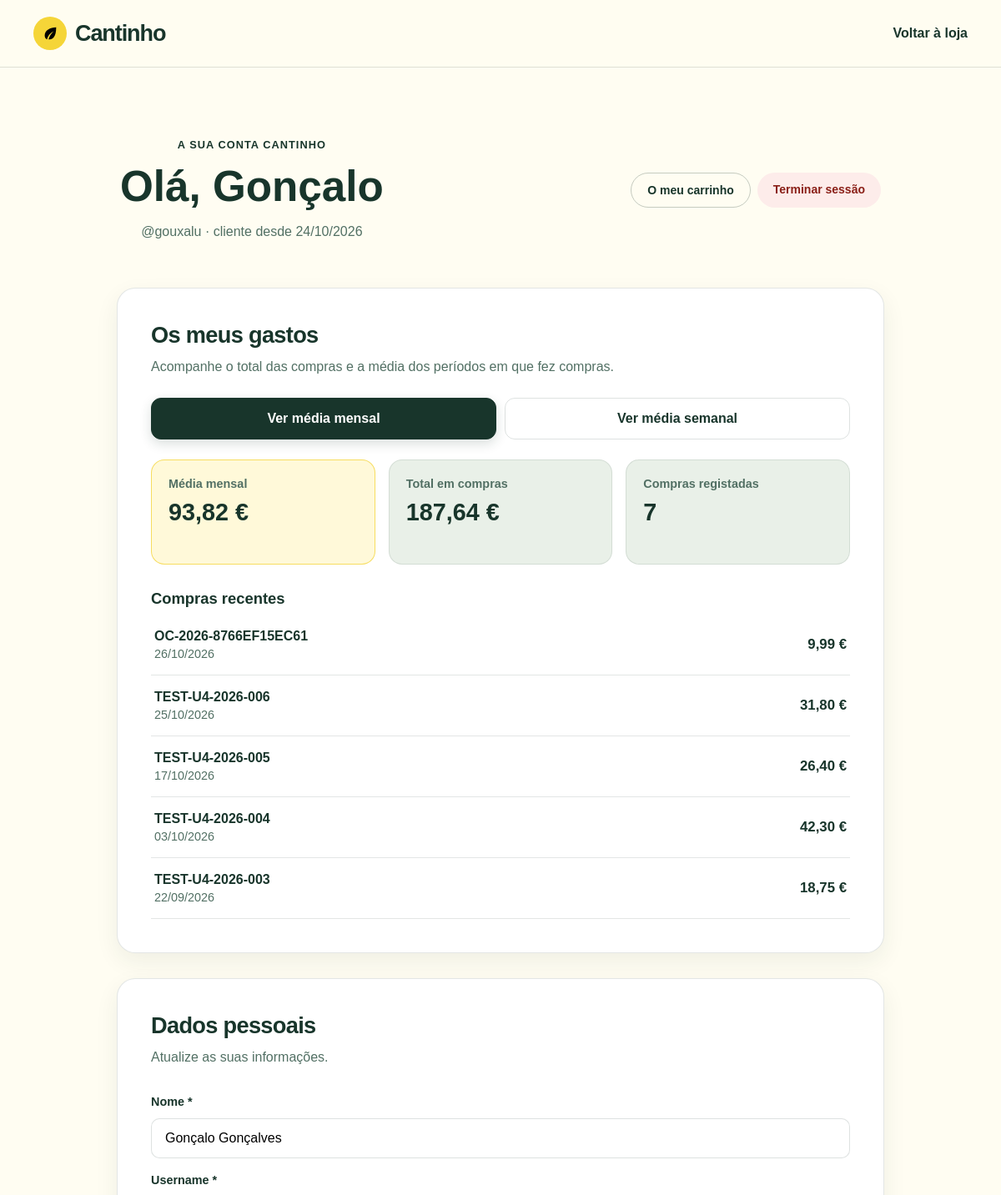
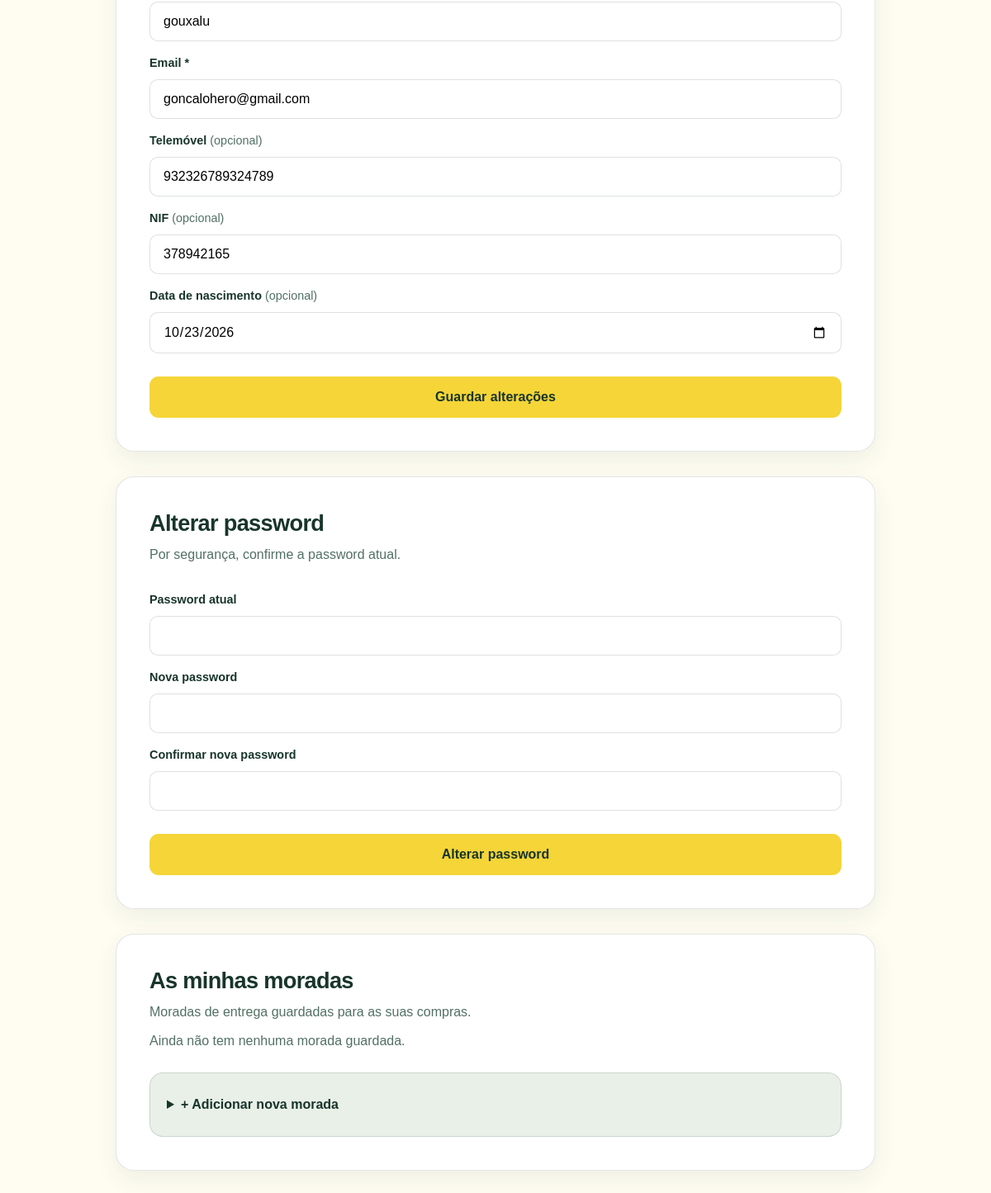
Page /conta/perfil.php (signed in) on the committed database (2 pictures, top to bottom).
### tables this page shows
CREATE TABLE `utilizador` (
  `IDUtilizador` int(10) UNSIGNED NOT NULL,
  `Nome` varchar(100) NOT NULL,
  `Username` varchar(50) NOT NULL,
  `Email` varchar(255) NOT NULL,
  `PasswordHash` varchar(255) NOT NULL,
  `Tipo` enum('cliente','admin') NOT NULL DEFAULT 'cliente',
  `Telemovel` varchar(20) DEFAULT NULL,
  `NIF` char(9) DEFAULT NULL,
  `DataNascimento` date DEFAULT NULL,
  `EmailVerificado` tinyint(1) NOT NULL DEFAULT 0,
  `Ativo` tinyint(1) NOT NULL DEFAULT 1,
  `UltimoLogin` datetime DEFAULT NULL,
  `DataCriacao` datetime NOT NULL DEFAULT current_timestamp(),
  `DataAlterado` datetime NOT NULL DEFAULT current_timestamp() ON UPDATE current_timestamp()
);

CREATE TABLE `gastocompra` (
  `IDGastoCompra` int(11) NOT NULL,
  `IDUtilizador` int(11) NOT NULL,
  `ReferenciaCompra` varchar(100) DEFAULT NULL,
  `ValorTotal` decimal(10,2) UNSIGNED NOT NULL,
  `DataCompra` datetime NOT NULL DEFAULT current_timestamp()
);

### conta/ligacao.php (called while the page is built, shortened)
<?php
function e(?string $texto): string {
    return htmlspecialchars($texto ?? '', ENT_QUOTES, 'UTF-8');
}

### conta/gastos.php (called while the page is built, shortened)
<?php
function gastos_compras_resumo(PDO $pdo, int $idUtilizador, string $periodo): array {
    $agrupamento = $periodo === 'semanal'
        ? 'YEARWEEK(DataCompra, 3)'
        : 'YEAR(DataCompra), MONTH(DataCompra)';
    $stmt = $pdo->prepare(
        'SELECT COALESCE(AVG(periodos.Total), 0)
         FROM (
             SELECT SUM(ValorTotal) AS Total
             FROM GastoCompra
             WHERE IDUtilizador = ?
             GROUP BY ' . $agrupamento . '
         ) AS periodos'
    );
    $stmt->execute([$idUtilizador]);
    $media = (float) $stmt->fetchColumn();
    $stmt = $pdo->prepare(
        'SELECT COALESCE(SUM(ValorTotal), 0) AS TotalGasto, COUNT(*) AS TotalCompras
         FROM GastoCompra
         WHERE IDUtilizador = ?'
    );
    $stmt->execute([$idUtilizador]);
    $totais = $stmt->fetch();
    $stmt = $pdo->prepare(
        'SELECT ReferenciaCompra, ValorTotal, DataCompra
         FROM GastoCompra
         WHERE IDUtilizador = ?
         ORDER BY DataCompra DESC, IDGastoCompra DESC
         LIMIT 5'
    );
    $stmt->execute([$idUtilizador]);
    return [
        'media' => $media,
        'total' => (float) $totais['TotalGasto'],
        'compras' => (int) $totais['TotalCompras'],
        'recentes' => $stmt->fetchAll(),
    ];
}

### conta/perfil.php (the view, shortened to what this page needs)
<?php
require __DIR__ . '/ligacao.php';
require __DIR__ . '/gastos.php';
$id = (int) $_SESSION['utilizador_id'];
$stmt = $pdo->prepare('SELECT * FROM Utilizador WHERE IDUtilizador = ? AND Ativo = 1');
$stmt->execute([$id]);
$u = $stmt->fetch();
$periodoGastos = isset($_GET['periodo']) && $_GET['periodo'] === 'semanal' ? 'semanal' : 'mensal';
$resumoGastos = gastos_compras_resumo($pdo, $id, $periodoGastos);
$erros = ['dados' => [], 'password' => [], 'morada' => []];
$v = [
    'nome'           => $u['Nome'],
    'username'       => $u['Username'],
    'email'          => $u['Email'],
    'telemovel'      => $u['Telemovel'] ?? '',
    'nif'            => $u['NIF'] ?? '',
    'dataNascimento' => $u['DataNascimento'] ?? '',
];
$stmt = $pdo->prepare('SELECT * FROM Morada WHERE IDUtilizador = ? ORDER BY Predefinida DESC, IDMorada DESC');
$stmt->execute([$id]);
$moradas = $stmt->fetchAll();
$desde = $u['DataCriacao'] ? date('d/m/Y', strtotime($u['DataCriacao'])) : '';
?>
<!DOCTYPE html>
<html lang="pt-PT">
<head>
  <link rel="stylesheet" href="css/conta.css?v=20261026225230">
</head>
<body>
  <header class="account-header">
    <a class="brand" href="../index.php" aria-label="Cantinho - página inicial">
      <span class="brand-mark" aria-hidden="true">
        <svg class="svg" viewBox="0 0 24 24"><path d="M20 4C12 4 5 8 5 15c0 2 1 4 3 5 1-5 4-8 9-11-4 4-6 7-7 11 6 0 10-4 10-16Z"/></svg>
      </span>
      <span>Cantinho</span>
    </a>
    <a class="back-link" href="../index.php">Voltar à loja</a>
  </header>
  <main class="account-main perfil-main">
    <div class="intro perfil-top">
      <div>
        <p class="eyebrow">A sua conta Cantinho</p>
        <h1>Olá, <?= e(explode(' ', trim($u['Nome']))[0]) ?></h1>
        <p>@<?= e($u['Username']) ?><?= $desde ? ' · cliente desde ' . e($desde) : '' ?></p>
      </div>
      <div class="perfil-acoes">
        <a class="btn-small btn-secondary" href="carrinho.php">O meu carrinho</a>
        <a class="btn-small btn-danger" href="logout.php">Terminar sessão</a>
      </div>
    </div>
    <section class="account-card" id="gastos">
      <h2>Os meus gastos</h2>
      <p>Acompanhe o total das compras e a média dos períodos em que fez compras.</p>
      <form class="gastos-periodo" method="get" action="perfil.php#gastos" aria-label="Período da média de gastos">
        <button type="submit" name="periodo" value="mensal" class="<?= $periodoGastos === 'mensal' ? 'ativo' : '' ?>" aria-pressed="<?= $periodoGastos === 'mensal' ? 'true' : 'false' ?>">Ver média mensal</button>
        <button type="submit" name="periodo" value="semanal" class="<?= $periodoGastos === 'semanal' ? 'ativo' : '' ?>" aria-pressed="<?= $periodoGastos === 'semanal' ? 'true' : 'false' ?>">Ver média semanal</button>
      </form>
      <div class="gastos-resumo">
        <div>
          <span>Média <?= $periodoGastos === 'mensal' ? 'mensal' : 'semanal' ?></span>
          <strong><?= number_format($resumoGastos['media'], 2, ',', '.') ?> €</strong>
        </div>
        <div>
          <span>Total em compras</span>
          <strong><?= number_format($resumoGastos['total'], 2, ',', '.') ?> €</strong>
        </div>
        <div>
          <span>Compras registadas</span>
          <strong><?= $resumoGastos['compras'] ?></strong>
        </div>
      </div>
      <?php if ($resumoGastos['recentes']): ?>
        <h3>Compras recentes</h3>
        <ul class="gastos-lista">
          <?php foreach ($resumoGastos['recentes'] as $compra): ?>
            <li>
              <span>
                <strong><?= e($compra['ReferenciaCompra']) ?></strong>
                <time datetime="<?= e(date('Y-m-d\TH:i:s', strtotime($compra['DataCompra']))) ?>"><?= e(date('d/m/Y', strtotime($compra['DataCompra']))) ?></time>
              </span>
              <strong><?= number_format((float) $compra['ValorTotal'], 2, ',', '.') ?> €</strong>
            </li>
          <?php endforeach; ?>
        </ul>
      <?php else: ?>
        <p class="gastos-vazio">Ainda não tem compras pagas registadas.</p>
      <?php endif; ?>
    </section>
    <section class="account-card" id="dados">
      <h2>Dados pessoais</h2>
      <p>Atualize as suas informações.</p>
      <form method="post" action="perfil.php#dados" novalidate>
        <label for="p-nome">Nome *</label>
        <input id="p-nome" name="nome" type="text" maxlength="100" value="<?= e($v['nome']) ?>" required>
        <label for="p-username">Username *</label>
        <input id="p-username" name="username" type="text" maxlength="50" value="<?= e($v['username']) ?>" required>
        <label for="p-email">Email *</label>
        <input id="p-email" name="email" type="email" maxlength="255" value="<?= e($v['email']) ?>" required>
        <label for="p-tel">Telemóvel <span>(opcional)</span></label>
        <input id="p-tel" name="telemovel" type="tel" maxlength="20" value="<?= e($v['telemovel']) ?>">
        <label for="p-nif">NIF <span>(opcional)</span></label>
        <input id="p-nif" name="nif" type="text" inputmode="numeric" maxlength="9" value="<?= e($v['nif']) ?>">
        <label for="p-nasc">Data de nascimento <span>(opcional)</span></label>
        <input id="p-nasc" name="dataNascimento" type="date" value="<?= e($v['dataNascimento']) ?>">
        <button type="submit">Guardar alterações</button>
      </form>
    </section>
    <section class="account-card" id="password">
      <h2>Alterar password</h2>
      <p>Por segurança, confirme a password atual.</p>
      <form method="post" action="perfil.php#password" novalidate>
        <label for="pw-atual">Password atual</label>
        <input id="pw-atual" name="password_atual" type="password" autocomplete="current-password" required>
        <label for="pw-nova">Nova password</label>
        <input id="pw-nova" name="password_nova" type="password" autocomplete="new-password" minlength="8" maxlength="72" required>
        <label for="pw-confirma">Confirmar nova password</label>
        <input id="pw-confirma" name="password_confirma" type="password" autocomplete="new-password" minlength="8" maxlength="72" required>
        <button type="submit">Alterar password</button>
      </form>
    </section>
    <section class="account-card" id="moradas">
      <h2>As minhas moradas</h2>
      <p>Moradas de entrega guardadas para as suas compras.</p>
      <?php if (!$moradas): ?>
        <p class="vazio">Ainda não tem nenhuma morada guardada.</p>
      <?php endif; ?>
      <details class="nova-morada" <?= $erros['morada'] ? 'open' : '' ?>>
        <summary>+ Adicionar nova morada</summary>
      </details>
    </section>
  </main>
</body>
</html>

### rows in the picture
utilizador: Nome "Gonçalo", Username "gouxalu", DataCriacao "24/10/2026", nome "Gonçalo Gonçalves", username "gouxalu", email "goncalohero@gmail.com", telemovel "932326789324789", nif "378942165", dataNascimento "10/23/2026"
gastocompra: ReferenciaCompra "OC-2026-8766EF15EC61", DataCompra "26/10/2026", ValorTotal "9,99"
gastocompra: ReferenciaCompra "TEST-U4-2026-006", DataCompra "25/10/2026", ValorTotal "31,80"
gastocompra: ReferenciaCompra "TEST-U4-2026-005", DataCompra "17/10/2026", ValorTotal "26,40"
gastocompra: ReferenciaCompra "TEST-U4-2026-004", DataCompra "03/10/2026", ValorTotal "42,30"
gastocompra: ReferenciaCompra "TEST-U4-2026-003", DataCompra "22/09/2026", ValorTotal "18,75"

### other values in the picture
$resumoGastos['media'] "93,82"
$resumoGastos['total'] "187,64"
$resumoGastos['compras'] "7"
